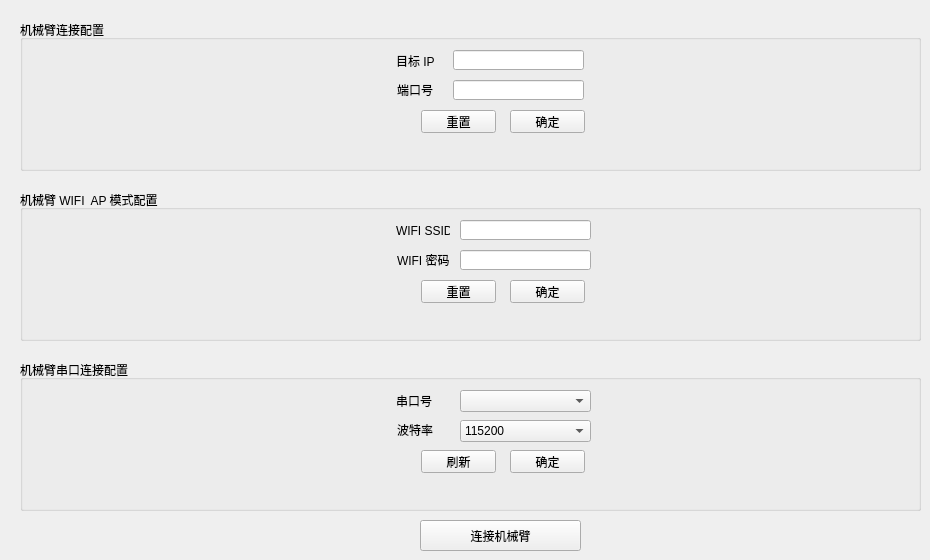
   <widget class="QWidget" name="SettingPage">
    <attribute name="title">
     <string>连接配置</string>
    </attribute>
    <widget class="QGroupBox" name="IpPortInfoGroup">
     <property name="geometry">
      <rect>
       <x>20</x>
       <y>20</y>
       <width>901</width>
       <height>151</height>
      </rect>
     </property>
     <property name="title">
      <string>机械臂连接配置</string>
     </property>
     <widget class="QPushButton" name="IpPortInfoSubmitButton">
      <property name="geometry">
       <rect>
        <x>490</x>
        <y>90</y>
        <width>75</width>
        <height>23</height>
       </rect>
      </property>
      <property name="text">
       <string>确定</string>
      </property>
     </widget>
     <widget class="QLabel" name="TargetPortLabel">
      <property name="geometry">
       <rect>
        <x>377</x>
        <y>64</y>
        <width>54</width>
        <height>12</height>
       </rect>
      </property>
      <property name="text">
       <string>端口号</string>
      </property>
     </widget>
     <widget class="QLineEdit" name="TargetPortEdit">
      <property name="geometry">
       <rect>
        <x>433</x>
        <y>60</y>
        <width>131</width>
        <height>20</height>
       </rect>
      </property>
      <property name="text">
       <string/>
      </property>
     </widget>
     <widget class="QLineEdit" name="TargetIpEdit">
      <property name="geometry">
       <rect>
        <x>433</x>
        <y>30</y>
        <width>131</width>
        <height>20</height>
       </rect>
      </property>
     </widget>
     <widget class="QPushButton" name="IpPortInfoRestButton">
      <property name="geometry">
       <rect>
        <x>401</x>
        <y>90</y>
        <width>75</width>
        <height>23</height>
       </rect>
      </property>
      <property name="text">
       <string>重置</string>
      </property>
     </widget>
     <widget class="QLabel" name="TargetIpLabel">
      <property name="geometry">
       <rect>
        <x>376</x>
        <y>35</y>
        <width>54</width>
        <height>12</height>
       </rect>
      </property>
      <property name="text">
       <string>目标 IP</string>
      </property>
     </widget>
    </widget>
    <widget class="QGroupBox" name="WiFiInfoGroup">
     <property name="geometry">
      <rect>
       <x>20</x>
       <y>190</y>
       <width>901</width>
       <height>151</height>
      </rect>
     </property>
     <property name="title">
      <string>机械臂 WIFI  AP 模式配置</string>
     </property>
     <widget class="QPushButton" name="WiFiInfoSubmit">
      <property name="geometry">
       <rect>
        <x>490</x>
        <y>90</y>
        <width>75</width>
        <height>23</height>
       </rect>
      </property>
      <property name="text">
       <string>确定</string>
      </property>
     </widget>
     <widget class="QLabel" name="WiFiPasswdLabel">
      <property name="geometry">
       <rect>
        <x>377</x>
        <y>64</y>
        <width>54</width>
        <height>12</height>
       </rect>
      </property>
      <property name="text">
       <string>WIFI 密码</string>
      </property>
     </widget>
     <widget class="QLineEdit" name="WiFiPasswdEdit">
      <property name="geometry">
       <rect>
        <x>440</x>
        <y>60</y>
        <width>131</width>
        <height>20</height>
       </rect>
      </property>
      <property name="text">
       <string/>
      </property>
     </widget>
     <widget class="QLineEdit" name="WiFiSsidEdit">
      <property name="geometry">
       <rect>
        <x>440</x>
        <y>30</y>
        <width>131</width>
        <height>20</height>
       </rect>
      </property>
     </widget>
     <widget class="QPushButton" name="WiFiInfoReset">
      <property name="geometry">
       <rect>
        <x>401</x>
        <y>90</y>
        <width>75</width>
        <height>23</height>
       </rect>
      </property>
      <property name="text">
       <string>重置</string>
      </property>
     </widget>
     <widget class="QLabel" name="WiFiSsidLabel">
      <property name="geometry">
       <rect>
        <x>376</x>
        <y>35</y>
        <width>54</width>
        <height>12</height>
       </rect>
      </property>
      <property name="text">
       <string>WIFI SSID</string>
      </property>
     </widget>
    </widget>
    <widget class="QGroupBox" name="SbInfoGroup">
     <property name="geometry">
      <rect>
       <x>20</x>
       <y>360</y>
       <width>901</width>
       <height>151</height>
      </rect>
     </property>
     <property name="title">
      <string>机械臂串口连接配置</string>
     </property>
     <widget class="QPushButton" name="SbInfoSubmitButton">
      <property name="geometry">
       <rect>
        <x>490</x>
        <y>90</y>
        <width>75</width>
        <height>23</height>
       </rect>
      </property>
      <property name="text">
       <string>确定</string>
      </property>
     </widget>
     <widget class="QLabel" name="BaudRatesLabel">
      <property name="geometry">
       <rect>
        <x>377</x>
        <y>64</y>
        <width>54</width>
        <height>12</height>
       </rect>
      </property>
      <property name="text">
       <string>波特率</string>
      </property>
     </widget>
     <widget class="QPushButton" name="SbInfoFreshButton">
      <property name="geometry">
       <rect>
        <x>401</x>
        <y>90</y>
        <width>75</width>
        <height>23</height>
       </rect>
      </property>
      <property name="text">
       <string>刷新</string>
      </property>
     </widget>
     <widget class="QLabel" name="SerialNumLabel">
      <property name="geometry">
       <rect>
        <x>376</x>
        <y>35</y>
        <width>54</width>
        <height>12</height>
       </rect>
      </property>
      <property name="text">
       <string>串口号</string>
      </property>
     </widget>
     <widget class="QComboBox" name="SerialNumComboBox">
      <property name="geometry">
       <rect>
        <x>440</x>
        <y>30</y>
        <width>131</width>
        <height>22</height>
       </rect>
      </property>
     </widget>
     <widget class="QComboBox" name="BaudRatesComboBox">
      <property name="geometry">
       <rect>
        <x>440</x>
        <y>60</y>
        <width>131</width>
        <height>22</height>
       </rect>
      </property>
      <item>
       <property name="text">
        <string>115200</string>
       </property>
      </item>
      <item>
       <property name="text">
        <string>8000</string>
       </property>
      </item>
     </widget>
    </widget>
    <widget class="QPushButton" name="RobotArmLinkButton">
     <property name="geometry">
      <rect>
       <x>420</x>
       <y>520</y>
       <width>161</width>
       <height>31</height>
      </rect>
     </property>
     <property name="text">
      <string>连接机械臂</string>
     </property>
    </widget>
   </widget>
